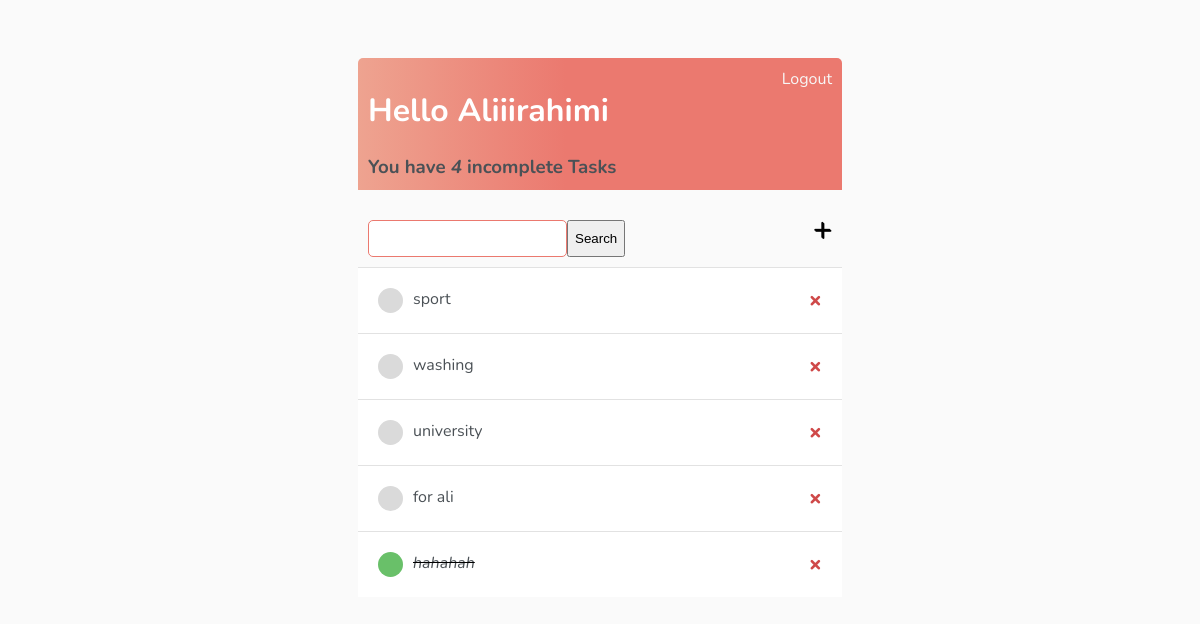
Before: / (signed in) with the older database file.
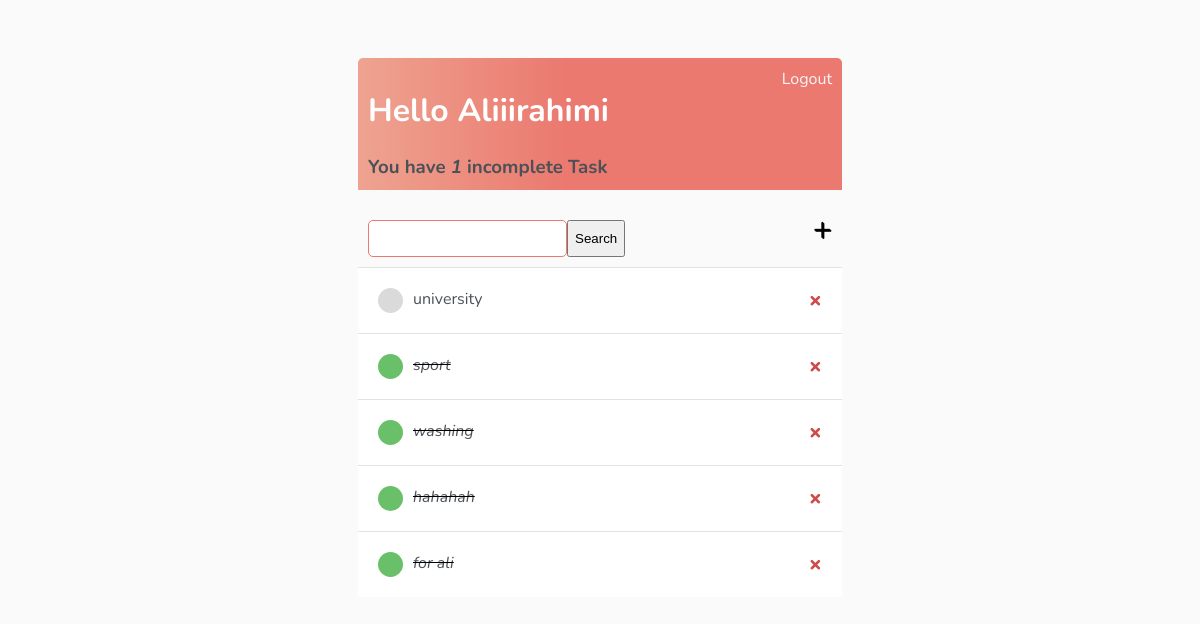
After: the same page with the newer database file.
### base/models.py (models this page shows)
class Task(models.Model):
    user = models.ForeignKey(User, on_delete=models.CASCADE, null=True, blank=True)
    title = models.CharField(max_length=200)
    description = models.TextField(null=True, blank=True)
    complete = models.BooleanField(default=False)
    created_time = models.DateTimeField(auto_now_add=True)
    def __str__(self):
        return self.title
    class Meta:
        ordering = ['complete']

### base/views.py (the view)
# urls.py: path('', TaskList.as_view(), name='tasks'),
class TaskList(LoginRequiredMixin,  ListView):
    model = Task
    context_object_name = 'tasks'
    def get_context_data(self, **kwargs):
        context = super().get_context_data(**kwargs)
        context['tasks'] = context['tasks'].filter(user=self.request.user)
        context['count'] = context['tasks'].filter(complete=False).count()
        search_input = self.request.GET.get('search-area') or ''
        if search_input:
            context['tasks'] = context['tasks'].filter(title__startswith=search_input)
        context['search-input'] = search_input
        return context

### base/templates/base/task_list.html
{% extends 'base/main.html' %}
{% block content %}
<div class="header-bar">
    <div>
        <h1>Hello {{request.user|title}}</h1>
        <h3 style="margin:0">You have <i>{{count}}</i> incomplete Task{{count|pluralize:"s"}}</h3>
    </div>
    {% if request.user.is_authenticated %}
    <a href ="{% url 'logout' %}"'>Logout</a>
    {% else %}
    <a href="{% url 'login' %}">Login</a>
    {% endif %}
</div>
<div id="search-add-wrapper">
    <form method="GET" style="margin-top: 20px;display:flex;">
        <input type="text" name="search-area" value="{{search_input}}">
        <input type="submit" value="Search">
    </form>
    <a id="add-link" href="{% url 'task-create' %}">&#x2b;</a>
</div>
<div class="task-items-wrapper">
    {% for task in tasks %}
    <div class="task-wrapper">
        {% if task.complete %}
        <div class="task-title">
            <div class="task-complete-icon"></div>
            <i><s><a href="{% url 'task-update' task.id %}">{{task}}</a></s></i>
        </div>
        <a class = "delete-link" href="{% url 'task-delete' task.id %} ">&#215;</a>
        {% else %}
        <div class="task-title">
            <div class="task-incomplete-icon"></div>
            <a href="{% url 'task-update' task.id %}">{{task}}</a>
        </div>
        <a class = "delete-link" href="{% url 'task-delete' task.id %} ">&#215;</a>
        {% endif %}
    </div>
    {% empty %}
    <h3>No items in list</h3>
    {% endfor %}
</div>
{% endblock content %}

### base/templates/base/main.html (shortened to what this page needs)
<!DOCTYPE html>
<html>
    <head>
    </head>
    <body>
        <div class="conrainer">
            {% block content %}
            {% endblock content %}
        </div>
    </body>
</html>

### base/templates/base/main.html (style rules this page uses)
body { background-color: #FAFAFA; font-family: 'Nunito', sans-serif; padding-top: 50px; padding-left: 350px; padding-right: 350px; }
h1 { color: #fff; }
h3, h4, h5, h6 a, p { color: #4b5156; }
.header-bar { display: flex; justify-content: space-between; color: #FFF; padding: 10px; border-radius: 5px 5px 0 0; background: linear-gradient(90deg, #EEA390 0%, #EB796F 43%, #EB796F 100%); }
.header-bar a { color: rgb(247, 247, 247); text-decoration: none; }
.task-wrapper { display: flex; align-items: center; justify-content: space-between; padding: 20px; background-color: #FFF; border-top: 1PX solid rgb(226, 226, 226); }
.task-title { display: flex; }
.task-title a { text-decoration: none; color: #4b5156; margin-left: 10px; }
.task-complete-icon { height: 25px; width: 25px; background-color: rgb(105, 192, 105); border-radius: 50%; }
.task-incomplete-icon { height: 25px; width: 25px; background-color: rgb(218, 218, 218); border-radius: 50%; }
.delete-link { text-decoration: none; font-weight: 900; color: #CF4949; font-size: 22px; line-height: 0; }
#search-add-wrapper { display: flex; align-items: center; justify-content: space-between; padding: 10px; }
#add-link { text-decoration: none; color: #000000; font-size: 32px; text-shadow: 1px 1px #000000; }
input[type=text], input[type=password], textarea { border: 1px solid #EB796F; border-radius: 5px; padding: 10px; width: 90%; }

Changed rows visible on the page:
shown differently, row unchanged: Task "university": moves up the list
changed Task "sport": complete False → True (drawn)
changed Task "washing": complete False → True (drawn)
shown differently, row unchanged: Task "hahahah": moves up the list
changed Task "for ali": complete False → True (drawn)
Other visible differences:
{{ count }}: "4" → "1"
